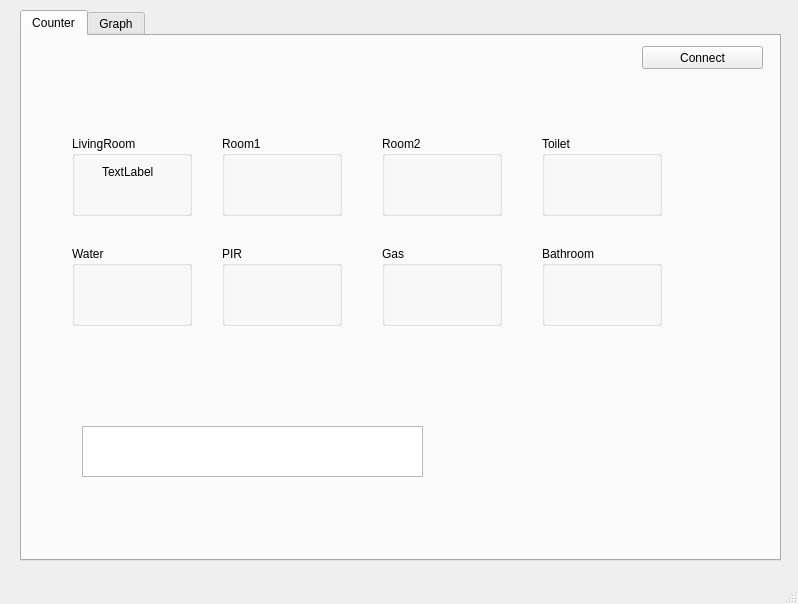
<?xml version="1.0" encoding="UTF-8"?>
<ui version="4.0">
 <class>IOTMonitor</class>
 <widget class="QMainWindow" name="IOTMonitor">
  <property name="geometry">
   <rect>
    <x>0</x>
    <y>0</y>
    <width>798</width>
    <height>604</height>
   </rect>
  </property>
  <property name="windowTitle">
   <string>IOT_Monitor</string>
  </property>
  <widget class="QWidget" name="centralwidget">
   <widget class="QTabWidget" name="tabWidget">
    <property name="geometry">
     <rect>
      <x>20</x>
      <y>10</y>
      <width>761</width>
      <height>551</height>
     </rect>
    </property>
    <property name="currentIndex">
     <number>0</number>
    </property>
    <widget class="QWidget" name="counter">
     <property name="enabled">
      <bool>true</bool>
     </property>
     <property name="contextMenuPolicy">
      <enum>Qt::DefaultContextMenu</enum>
     </property>
     <attribute name="title">
      <string>Counter</string>
     </attribute>
     <widget class="QPushButton" name="SerialConnect">
      <property name="geometry">
       <rect>
        <x>620</x>
        <y>10</y>
        <width>121</width>
        <height>23</height>
       </rect>
      </property>
      <property name="text">
       <string>Connect</string>
      </property>
      <property name="checkable">
       <bool>false</bool>
      </property>
     </widget>
     <widget class="QGroupBox" name="LivingRoom">
      <property name="geometry">
       <rect>
        <x>50</x>
        <y>100</y>
        <width>120</width>
        <height>80</height>
       </rect>
      </property>
      <property name="title">
       <string>LivingRoom</string>
      </property>
      <widget class="QLabel" name="label">
       <property name="geometry">
        <rect>
         <x>30</x>
         <y>30</y>
         <width>56</width>
         <height>12</height>
        </rect>
       </property>
       <property name="text">
        <string>TextLabel</string>
       </property>
      </widget>
     </widget>
     <widget class="QGroupBox" name="Room1">
      <property name="geometry">
       <rect>
        <x>200</x>
        <y>100</y>
        <width>120</width>
        <height>80</height>
       </rect>
      </property>
      <property name="title">
       <string>Room1</string>
      </property>
     </widget>
     <widget class="QGroupBox" name="Room2">
      <property name="geometry">
       <rect>
        <x>360</x>
        <y>100</y>
        <width>120</width>
        <height>80</height>
       </rect>
      </property>
      <property name="title">
       <string>Room2</string>
      </property>
     </widget>
     <widget class="QGroupBox" name="Water">
      <property name="geometry">
       <rect>
        <x>50</x>
        <y>210</y>
        <width>120</width>
        <height>80</height>
       </rect>
      </property>
      <property name="title">
       <string>Water</string>
      </property>
     </widget>
     <widget class="QGroupBox" name="PIR">
      <property name="geometry">
       <rect>
        <x>200</x>
        <y>210</y>
        <width>120</width>
        <height>80</height>
       </rect>
      </property>
      <property name="title">
       <string>PIR</string>
      </property>
     </widget>
     <widget class="QGroupBox" name="Gas">
      <property name="geometry">
       <rect>
        <x>360</x>
        <y>210</y>
        <width>120</width>
        <height>80</height>
       </rect>
      </property>
      <property name="title">
       <string>Gas</string>
      </property>
     </widget>
     <widget class="QGroupBox" name="Toilet">
      <property name="geometry">
       <rect>
        <x>520</x>
        <y>100</y>
        <width>120</width>
        <height>80</height>
       </rect>
      </property>
      <property name="title">
       <string>Toilet</string>
      </property>
     </widget>
     <widget class="QGroupBox" name="Bathroom">
      <property name="geometry">
       <rect>
        <x>520</x>
        <y>210</y>
        <width>120</width>
        <height>80</height>
       </rect>
      </property>
      <property name="title">
       <string>Bathroom</string>
      </property>
     </widget>
     <widget class="QTextEdit" name="temp1">
      <property name="geometry">
       <rect>
        <x>60</x>
        <y>390</y>
        <width>341</width>
        <height>51</height>
       </rect>
      </property>
      <property name="readOnly">
       <bool>true</bool>
      </property>
     </widget>
    </widget>
    <widget class="QWidget" name="Graph">
     <attribute name="title">
      <string>Graph</string>
     </attribute>
     <widget class="QPushButton" name="Refresh">
      <property name="geometry">
       <rect>
        <x>670</x>
        <y>10</y>
        <width>75</width>
        <height>23</height>
       </rect>
      </property>
      <property name="text">
       <string>Refresh</string>
      </property>
     </widget>
     <widget class="QWidget" name="GraphWidget" native="true">
      <property name="geometry">
       <rect>
        <x>10</x>
        <y>40</y>
        <width>731</width>
        <height>471</height>
       </rect>
      </property>
     </widget>
    </widget>
   </widget>
  </widget>
  <widget class="QMenuBar" name="menubar">
   <property name="geometry">
    <rect>
     <x>0</x>
     <y>0</y>
     <width>798</width>
     <height>21</height>
    </rect>
   </property>
  </widget>
  <widget class="QStatusBar" name="statusbar"/>
  <action name="actionGraph">
   <property name="text">
    <string>Graph</string>
   </property>
  </action>
  <action name="actionCounter">
   <property name="text">
    <string>Counter</string>
   </property>
  </action>
  <action name="actionGraph_2">
   <property name="text">
    <string>Graph</string>
   </property>
  </action>
 </widget>
 <resources/>
 <connections/>
</ui>
